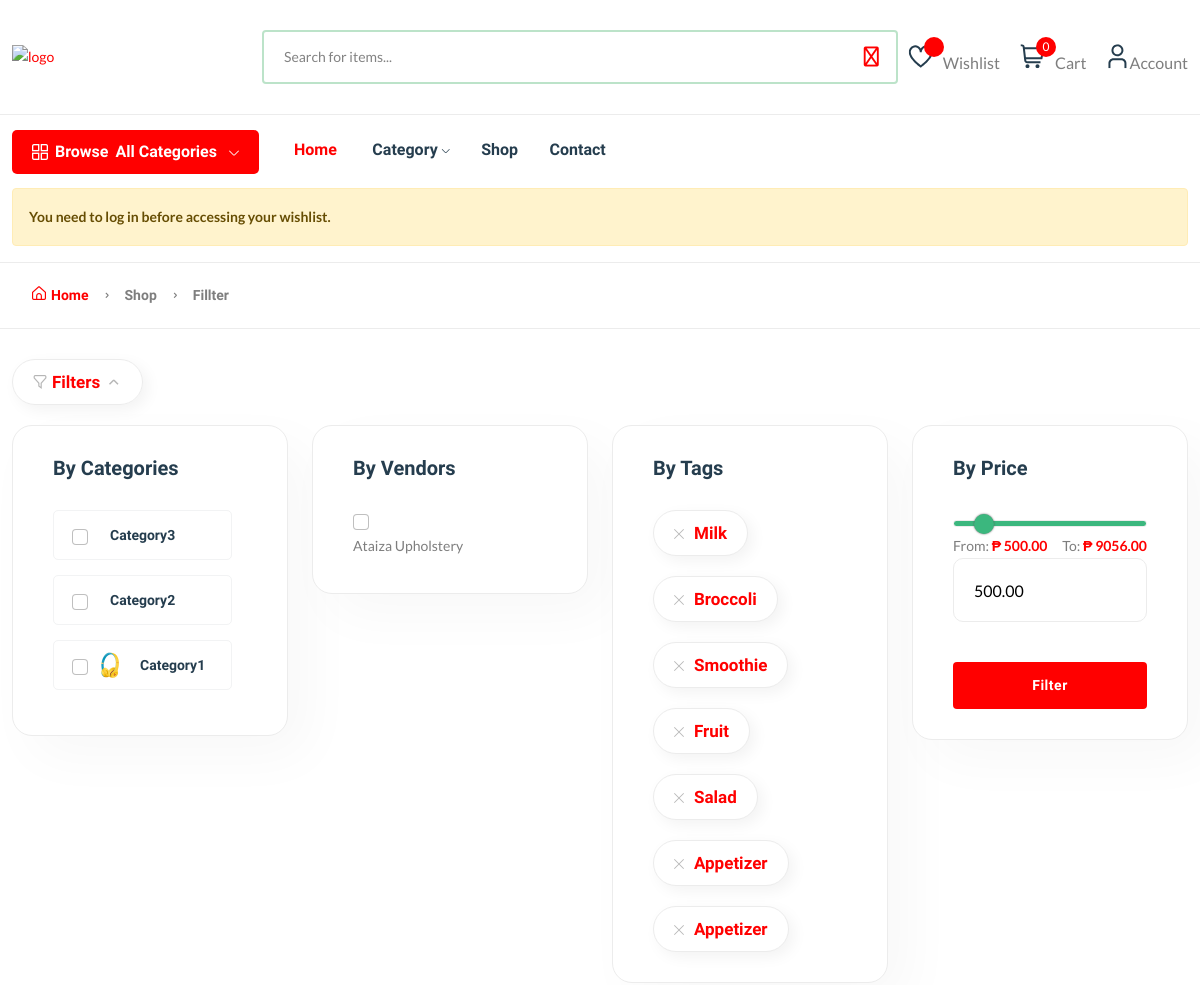
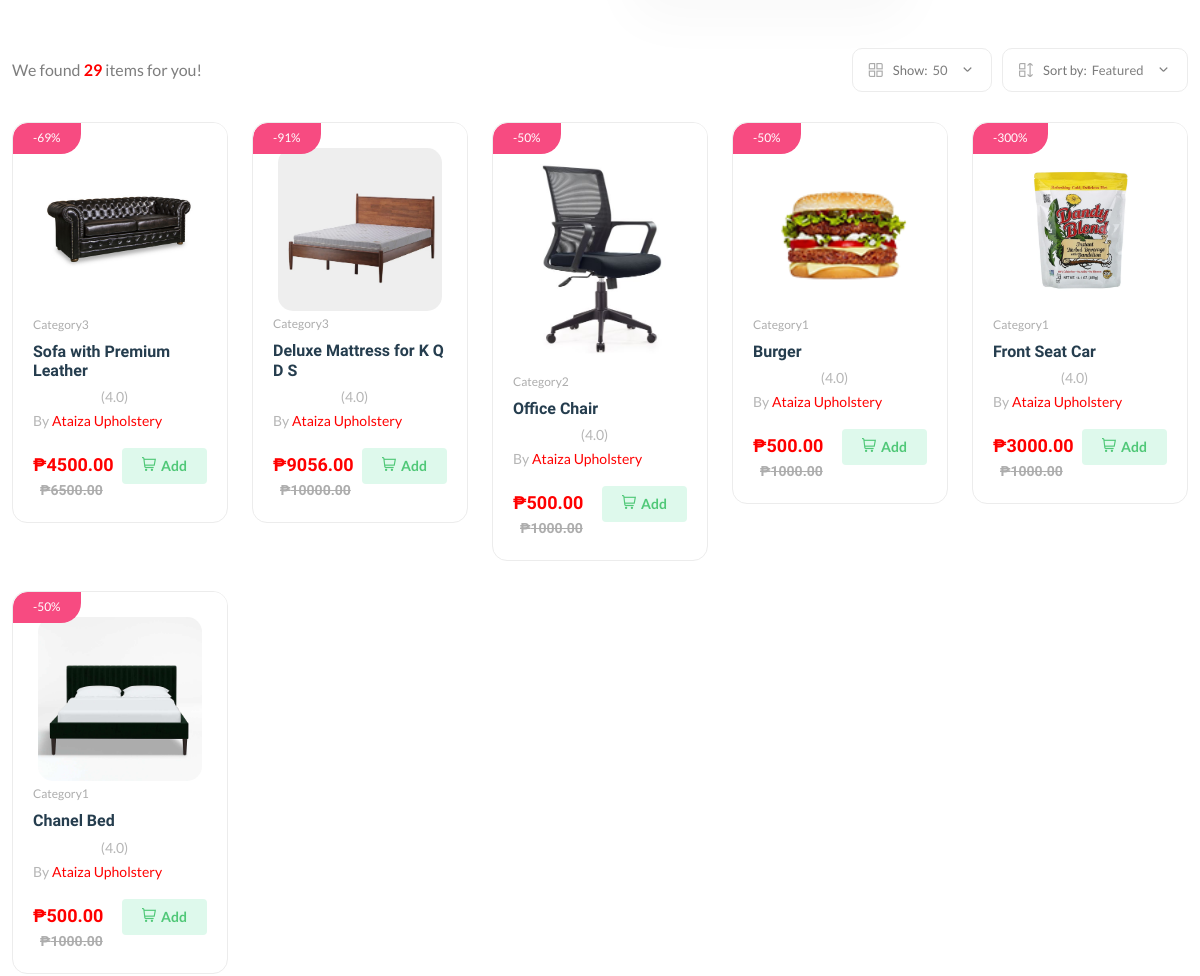
/products/ (upper part), run on an earlier commit of the app's database (2 pictures, top to bottom).
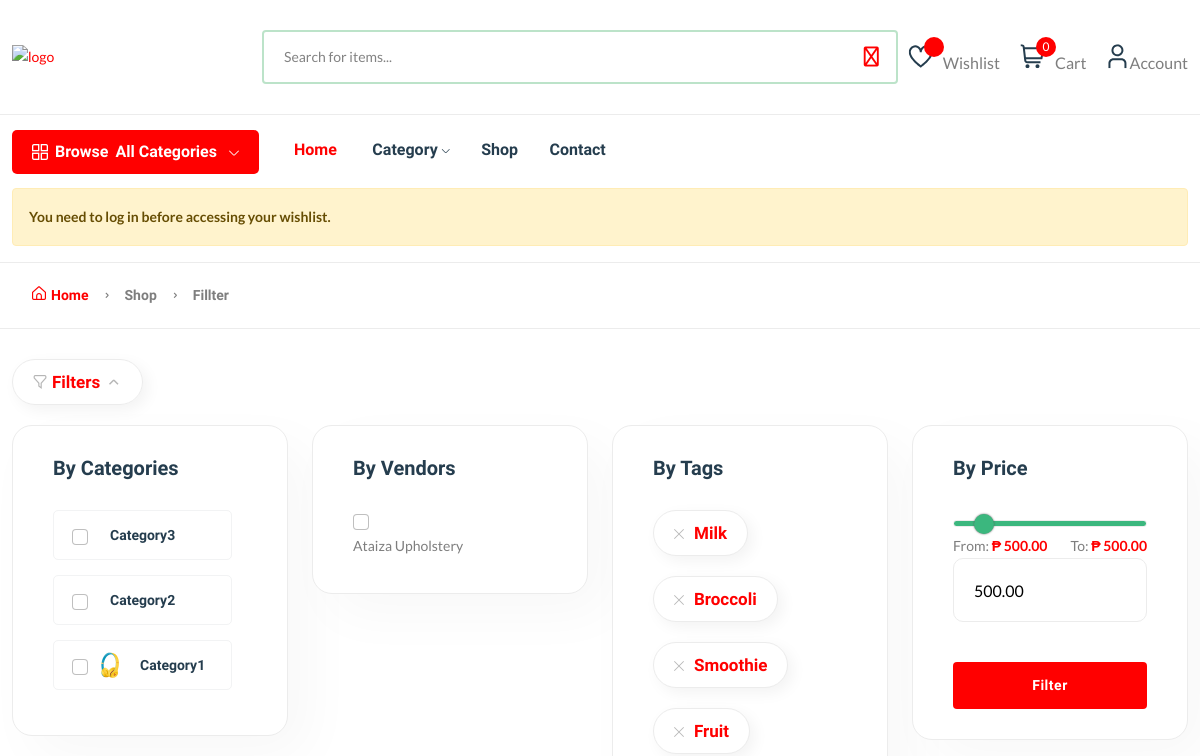
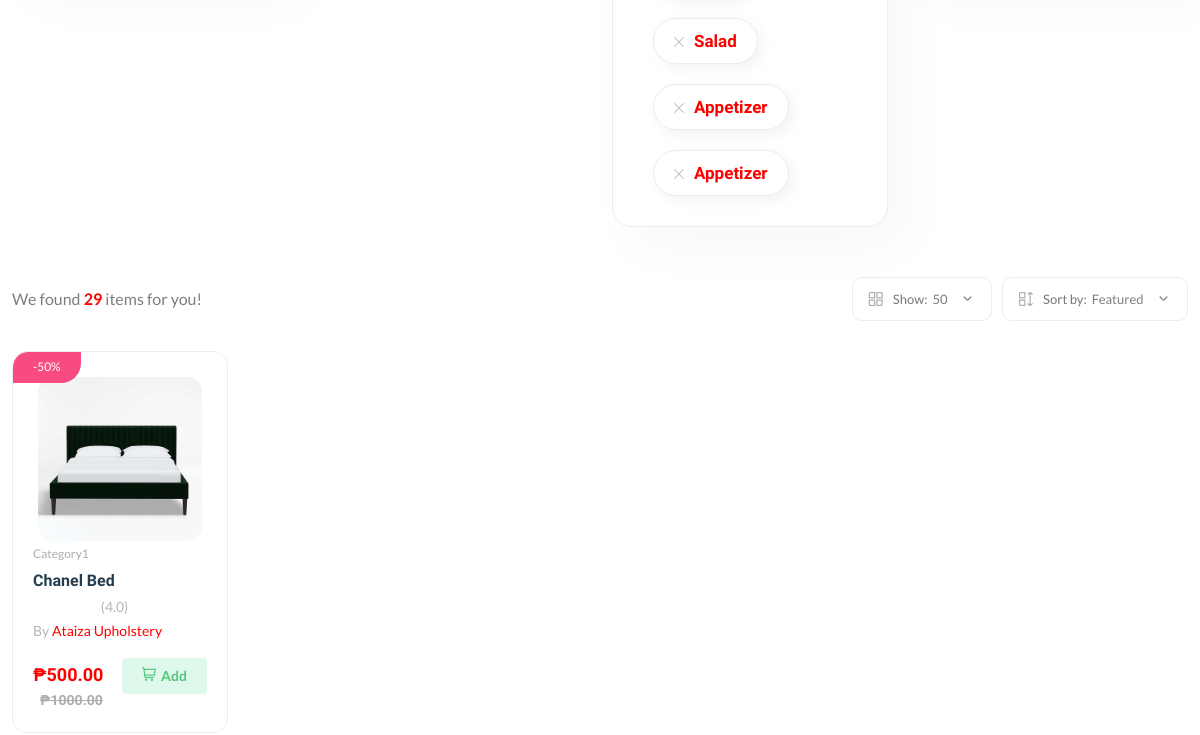
And on a later commit of the database (2 pictures, top to bottom).
### core/models.py (models this page shows, shortened)
class Category(models.Model):
    cid = ShortUUIDField(unique=True, max_length=25, prefix="cat", alphabet="abcdefgh12345")
    title = models.CharField(max_length=100, default="Upholstery/Furniture")
    image = models.ImageField(upload_to="category", default="category.jpg")
    class Meta:
        verbose_name_plural = "Categories"

class Vendor(models.Model):
    vid = ShortUUIDField(unique=True, length=10, max_length=20, prefix="ven", alphabet="abcdefgh12345")
    title = models.CharField(max_length=100, default="Ataiza") #Title, Heading #############
    image = models.ImageField(upload_to=user_directory_path, default="vendor.jpg")
    cover_image = models.ImageField(upload_to=user_directory_path, default="vendor.jpg")
    description = RichTextUploadingField(null=True, blank=True, default="Providing top-notch upholstery solutions.")
    address = models.CharField(max_length=100, default="123 Main Street, Philippines.") #Title, Heading #############
    contact = models.CharField(max_length=100, default="+63 ") #Title, Heading #############
    chat_resp_time = models.CharField(max_length=100, default="100") #Title, Heading #############
    shipping_on_time = models.CharField(max_length=100, default="100") #Title, Heading #############
    authentic_rating = models.CharField(max_length=100, default="100") #Title, Heading #############
    days_return = models.CharField(max_length=100, default="100") #Title, Heading #############
    warranty_period = models.CharField(max_length=100, default="100") #Title, Heading #############
    user = models.ForeignKey(User, on_delete=models.SET_NULL,null=True)
    date = models.DateTimeField(auto_now_add=True, null=True, blank=True)
    class Meta:
        verbose_name_plural = "Vendors"

class Product(models.Model):
    pid = ShortUUIDField(unique=True, length=10, max_length=20, alphabet="abcdefgh12345") #
    profile = models.ForeignKey(Profile, on_delete=models.SET_NULL,null=True)
    category = models.ForeignKey(Category, on_delete=models.SET_NULL,null=True, related_name="category")
    title = models.CharField(max_length=100, default="Ataiza's") #Title, Heading #############
    image = models.ImageField(upload_to=user_directory_path, default="product.jpg")
    color = models.ImageField(upload_to=user_directory_path, default="color.jpg") #initial color
    description = RichTextUploadingField(null=True, blank=True, default="Hand-made")
    price = models.DecimalField(max_digits=99999999, decimal_places=2, default="500.00")
    old_price = models.DecimalField(max_digits=99999999, decimal_places=2, default="1000.00")
    specifications = RichTextUploadingField(null=True, blank=True, default=" w x d x h") #can be details
    type = models.CharField(max_length=100, default="Furniture", null=True, blank=True) #I don't think this is needed
    stock_count = models.IntegerField(default=1) #I do not think this is needed
    color_count = models.IntegerField(default=5) #Originally Life #############
    tags = TaggableManager(blank=True)
    product_status = models.CharField(choices=STATUS, max_length=10, default="in_review")
    vendor = models.ForeignKey(Vendor, on_delete=models.SET_NULL,null=True, related_name="product")
    status = models.BooleanField(default=True)
    in_stock = models.BooleanField(default=True) #I do not think this is needed
    featured = models.BooleanField(default=False)
    sku = ShortUUIDField(unique=True, length=4, max_length=10, prefix="sku", alphabet="1234567890") #
    date = models.DateTimeField(auto_now_add=True)
    updated = models.DateTimeField(null=True, blank=True)
    class Meta:
        verbose_name_plural = "Products"
    def get_percentage(self):
        new_price = (self.price / self.old_price) * 100
        return new_price

### core/views.py (the view)
# urls.py: path("products/", product_list_view, name="product-list"),
def product_list_view(request):
    products = Product.objects.filter(product_status="published")
    context = {
        "products":products
    }
    return render(request, 'core/product-list.html', context)

### core/context_processor.py (called while the page is built)
def default(request):
    categories = Category.objects.all()
    vendors = Vendor.objects.all()
    min_max_price = Product.objects.aggregate(Min("price"), Max("price"))
    try:
        wishlist = wishlist_model.objects.filter(profile=request.user.profile)
    except:
        messages.warning(request, "You need to log in before accessing your wishlist.")
        wishlist = 0
    try:
        address = Address.objects.get(user=request.user)
    except:
        address = None
    return {
        'categories':categories,'wishlist':wishlist,'address':address,'vendors':vendors,'min_max_price':min_max_price,
    }

### templates/core/product-list.html (shortened to what the changed rows need)
{% extends 'partials/base.html' %}
{% load static %}
{% block content %}
    <head>
    </head>
    <main class="main">
        <div class="container mb-30 mt-30">
            <div class="row">
                <div class="col-lg-12">
                    <div class="shop-product-fillter-header">
                        <div class="row">
                            <div class="col-xl-3 col-lg-6 col-md-6 mb-lg-0 mb-md-2 mb-sm-2">
                                <div class="card">
                                    <div class="categories-dropdown-wrap font-heading">
                                        <ul>
                                            {% for c in categories %}
                                            <li>
                                                <input data-filter="category" class="form-check-input filter-checkbox" type="checkbox" name="text" id="exampleCheckbox2" value="{{ c.id }}" />
                                                <a href="{% url 'core:category-product-list' c.cid %}"> <img src="{{c.image.url}}" alt="" />{{ c.title }}</a>
                                            </li>
                                            {% endfor %}
                                        </ul>
                                    </div>
                                </div>
                            </div>
                            <div class="col-xl-3 col-lg-6 col-md-6 mb-lg-0 mb-md-2 mb-sm-2">
                                <div class="card">
                                    <div class="d-flex">
                                        <div class="customeee-checkbox mr-80">
                                            {% for v in vendors %}
                                            <input class="form-check-input filter-checkbox" data-filter="vendor" type="checkbox" name="checkbox" id="exampleCheckbox1" value="{{ v.id }}" />
                                            <label class="form-check-label" for="exampleCheckbox1"><span>{{v.title}}</span></label>
                                            <br />
                                            {% endfor %}
                                        </div>
                                    </div>
                                </div>
                            </div>
                            <div class="col-xl-3 col-lg-6 col-md-6 mb-lg-0 mb-md-5 mb-sm-5">
                                <div class="card">
                                    <div class="sidebar-widget price_range range">
                                        <div class="price-filter mb-20">
                                            <div class="price-filter-inner">
                                                <div class="d-flex justify-content-between">
                                                    <div class="caption">To: <strong id="slider-range-value2" class="text-brand">₱ {{ min_max_price.price__max|floatformat:2 }}</strong></div>
                                                </div>
                                            </div>
                                        </div>
                                    </div>
                                </div>
                            </div>
                        </div>
                    </div>
                </div>
                <div class="col-12">
                    <div class="row product-grid" id="filtered-product">
                                    {% for p in products %}
                                    <div class="col-lg-1-5 col-md-4 col-12 col-sm-6">
                                        <div class="product-cart-wrap mb-30">
                                            <div class="product-img-action-wrap">
                                                <div class="product-img product-img-zoom">
                                                    <a href="{% url 'core:product-detail' p.pid %}">
                                                        <img class="default-img" src="{{ p.image.url }}" alt="" />
                                                    </a>
                                                </div>
                                                <div class="product-badges product-badges-position product-badges-mrg">
                                                    <span class="hot">-{{p.get_percentage|floatformat:0}}%</span>
                                                </div>
                                            </div>
                                            <div class="product-content-wrap">
                                                <div class="product-category">
                                                    <a href="shop-grid-right.html">{{ p.category.title }}</a>
                                                </div>
                                                <h2><a href="{% url 'core:product-detail' p.pid %}">{{ p.title }}</a></h2>
                                                <div class="product-rate-cover">
                                                    <div class="product-rate d-inline-block">
                                                        <div class="product-rating" style="width: 90%"></div>
                                                    </div>
                                                    <span class="font-small ml-5 text-muted"> (4.0)</span>
                                                </div>
                                                <div>
                                                    <span class="font-small text-muted">By <a href="vendor-details-1.html">{{ p.vendor.title }}</a></span>
                                                </div>
                                                <div class="product-card-bottom">
                                                    <div class="product-price">
                                                        <span>₱</span><span class="current-product-price-{{p.pid}}">{{ p.price }}</span>
                                                        <span class="old-price">₱{{ p.old_price }}</span>
                                                    </div>
                                                    <div class="add-cart">
                                                        <button class="add add-to-cart-btn" data-index="{{p.id}}" id="add-to-cart-btn" style="color: #50C878; border: none;"><i class="fi-rs-shopping-cart mr-5"></i>Add </button>
                                                    </div>
                                                </div>
                                            </div>
                                        </div>
                                    </div>
                                    {% endfor %}
                    </div>
                </div>
            </div>
        </div>
    </main>
{% endblock content %}

What changed in the data, as far as the page shows it:
removed Product: image (picture), get_percentage "69", category "Category3", title "Sofa with Premium Leather", vendor "Ataiza Upholstery", price "4500.00", old_price "6500.00"
removed Product: image (picture), get_percentage "91", category "Category3", title "Deluxe Mattress for K Q D S", vendor "Ataiza Upholstery", price "9056.00", old_price "10000.00"
removed Product: image (picture), get_percentage "50", category "Category2", title "Office Chair", vendor "Ataiza Upholstery", price "500.00", old_price "1000.00"
removed Product: image (picture), get_percentage "50", category "Category1", title "Burger", vendor "Ataiza Upholstery", price "500.00", old_price "1000.00"
removed Product: image (picture), get_percentage "300", category "Category1", title "Front Seat Car", vendor "Ataiza Upholstery", price "3000.00", old_price "1000.00"
Also different on the page:
{{ min_max_price.price__max|floatformat:2 }}: "9056.00" → "500.00"
